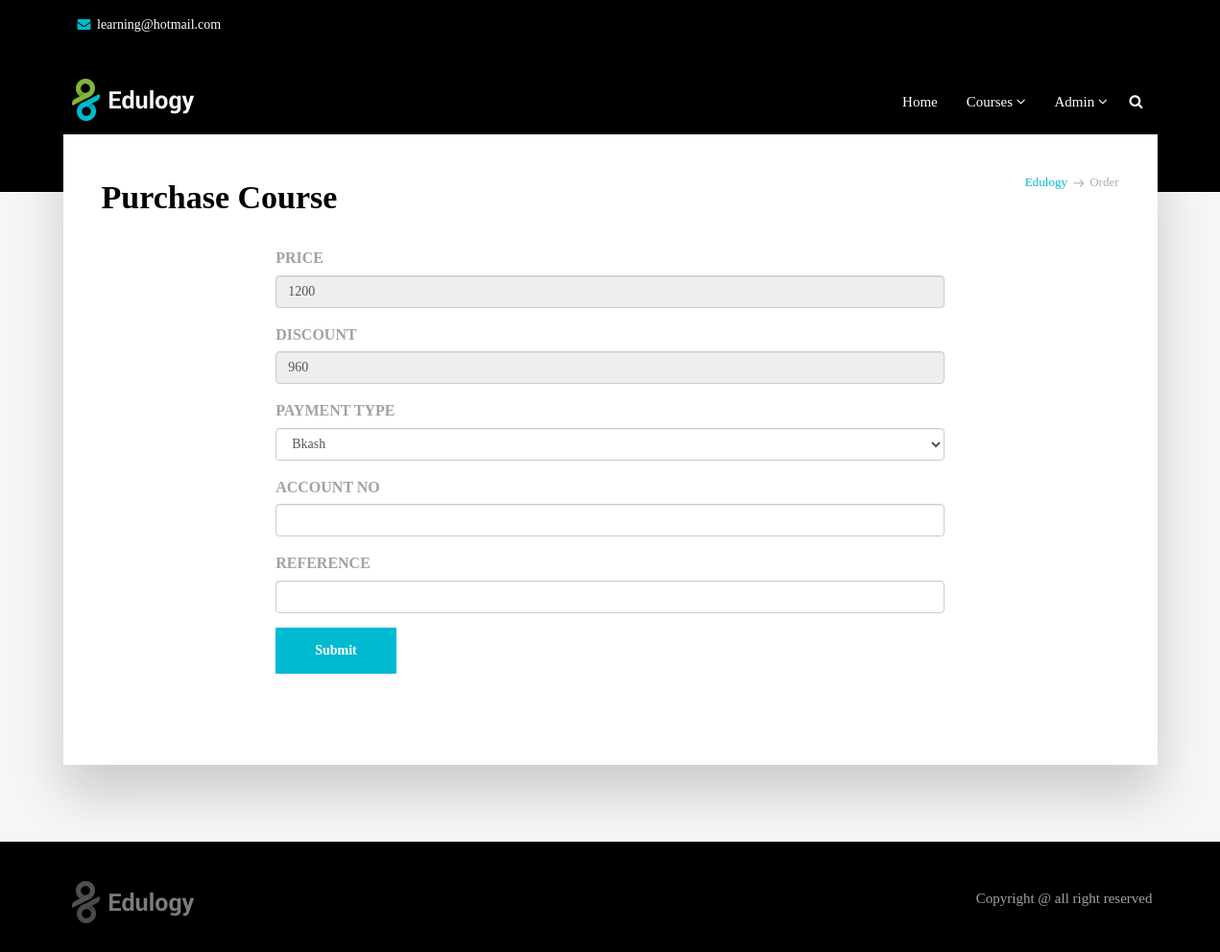
/order.php?courseid=6 (signed in), run on an earlier commit of the app's database.
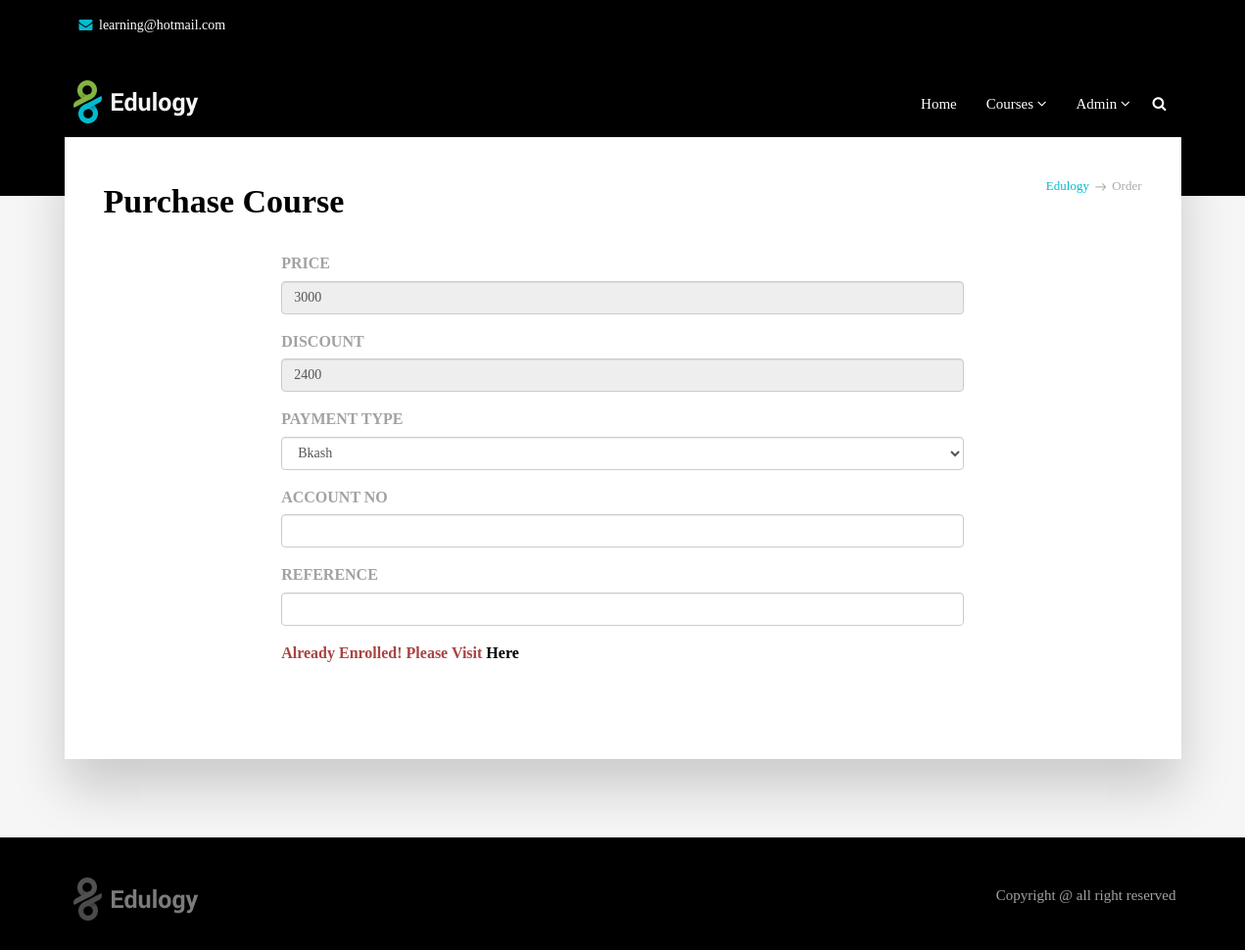
And on a later commit of the database.
### tables this page shows
CREATE TABLE `courses` (
  `course_id` int(11) NOT NULL,
  `category_id` int(11) NOT NULL,
  `course_title` varchar(191) NOT NULL,
  `banner` varchar(191) NOT NULL,
  `short_description` text NOT NULL,
  `description` longtext NOT NULL,
  `price` varchar(191) NOT NULL,
  `discount` varchar(100) NOT NULL,
  `hours` varchar(100) NOT NULL,
  `total_hit` int(11) NOT NULL,
  `ratting` int(11) NOT NULL,
  `demo_video` varchar(191) DEFAULT NULL,
  `is_active` tinyint(4) NOT NULL,
  `created_at` timestamp NOT NULL DEFAULT current_timestamp()
);

### order.php (the view, shortened to what this page needs)
<?php
include 'header.php';
if(isset($_SESSION['active']) == 'active'){
    $customer_id =  $_SESSION['user_id'];
}else{
    echo "<script>window.location='auth.php';</script>";
}
if (isset($_GET['courseid'])) {
    $courseid = $_GET['courseid'];
}else{
    header ('Location:index.php');
}
$query = "SELECT * FROM courses WHERE course_id = $courseid";
$result = $con->query($query);
$value = mysqli_fetch_array($result);
?>
<section class="section db p120">
</section>
<section class="section gb nopadtop">
    <div class="container">
        <div class="boxed boxedp4">
			<div class="row">
				<div class="col-md-6">
					<div class="tagline-message page-title">
						<h3>Purchase Course</h3>
					</div>
				</div>
				<div class="col-md-6 text-right">
					<ul class="breadcrumb">
						<li><a href="javascript:void(0)">Edulogy</a></li>
						<li class="active">Order</li>
					</ul>
				</div>
			</div>
			<div class="row blog-grid">
				<div class="col-md-2"></div>
				<form class="form-group col-md-8" action="" method="post">
					<table>
						<div class="form-group">
							<label>PRICE</label>
							<input class="form-control" readonly type="text" name="course_price" value="<?php echo $value['price']; ?>"/>
						</div>
						<div class="form-group">
							<label>DISCOUNT</label>
							<input class="form-control" type="text" readonly name="discount_price" value="<?php echo ($value['price'] - (($value['discount'] * $value['price']) / 100)); ?>"/>
						</div>
						<div class="form-group">
							<label>PAYMENT TYPE</label>
							<select class="form-control" name="payment_type" id="">
								<option value="Bkash">Bkash</option>
							</select>
						</div>
						<div class="form-group">
							<label>ACCOUNT NO</label>
							<input class="form-control" type="text" name="account_no"/>
						</div>
						<div class="form-group">
							<label>REFERENCE</label>
							<input class="form-control" type="text" name="ref"/>
						</div>
							<?php
								$query = "SELECT * FROM orders WHERE course_id = $courseid AND customer_id = $customer_id";
								$result = $con->query($query);
								if ($result->num_rows > 0) {
							?>
							<td>
								<strong class="text-danger">Already Enrolled! Please Visit <a href="my-courses.php">Here</a></strong>
							</td>
							<?php }else{ ?>
							<td>
								<input type="submit" class="btn btn-primary" name="submit" value="Submit"/>
							</td>
							<?php } ?>
					</table>
			</div>
		</div>
	</div>
</section>
<?php
	include 'footer.php';
?>

What changed in the data, as far as the page shows it:
changed courses: course_price "1200" → "3000"; discount_price "960" → "2400"
Also different on the page:
form field submit: "Submit" → (not shown)
text now shown: "Already Enrolled! Please Visit Here"
